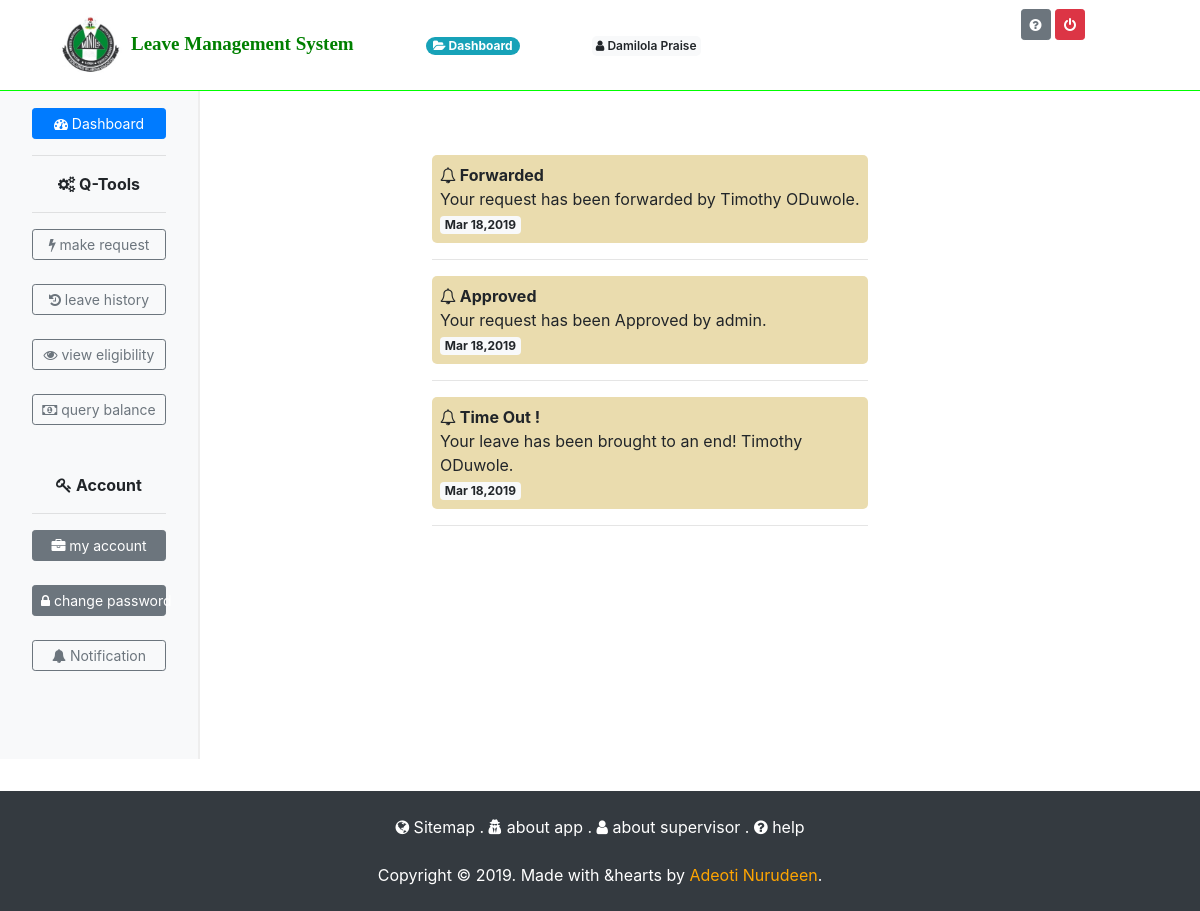
Page /staff/notification.php (signed in) on the committed database.
### tables this page shows
CREATE TABLE IF NOT EXISTS `notification` (
  `ref` int(11) NOT NULL AUTO_INCREMENT,
  `subject` text NOT NULL,
  `msg` text NOT NULL,
  `sender_ref` varchar(100) NOT NULL,
  `sender_name` varchar(100) NOT NULL,
  `receiver_ref` varchar(100) NOT NULL,
  `date` varchar(100) NOT NULL,
  PRIMARY KEY (`ref`)
);

### staff/notification.php (the view, shortened to what this page needs)
<!DOCTYPE html>
<html>
<head>
			<link rel="stylesheet" href="../boot/css/bootstrap.min.css" media="all"/>
			<link rel="stylesheet" href="../font-awesome/css/font-awesome.min.css"/>
</head>
<body>
	<div class="container-fluid">
		<div class="row">
				<?php require("header.php"); ?>
				<?php require("myleft.php"); ?>
					<div class="col-md-2 col-sm-2"></div>
				<div class="col-sm-5 jumbotron bg-white col-md-5">
							<article>
								<?php
									require("../config/config.php");
										$fetch_notific = $con -> prepare("SELECT * FROM notification WHERE receiver_ref = ?");
										if($fetch_notific -> execute(array($_SESSION['sid_ref']))){
											if($fetch_notific -> rowCount() > 0){
												$fetch_notific -> setFetchMode(PDO::FETCH_ASSOC);
													while($row = $fetch_notific -> fetch()){
														$subject = $row['subject'];
														$msg = $row['msg'];
														$datesx = $row['date'];
															?>
															<div style="padding:8px; background:#eadcae; border-radius:5px;">
															<b><i class="fa fa-bell-o"></i> <?php echo $subject; ?> </b>	<article><?php echo $msg;?></article>
																<span class="badge badge-light"><?php echo $datesx; ?></span>
															</div><hr/>
															<?php
													}
											}else{
												echo "<center><b>You've gotten no notification!</b></center>";
											}
										}else{
											echo "ERROR OCCURRED";
										}
								?>
							</article>
				</div>
				<div class="col-md-1"></div>
				<?php require("footer.php"); ?>
	</div>
	</div>
</body>
</html>

### rows in the picture
notification: subject "Forwarded", msg "Your request has been forwarded by Timothy ODuwole.", date "Mar 18,2019"
notification: subject "Approved", msg "Your request has been Approved by admin.", date "Mar 18,2019"
notification: subject "Time Out !", msg "Your leave has been brought to an end! Timothy ODuwole.", date "Mar 18,2019"

### other values in the picture
$_SESSION['sid_fname'] "Damilola"
$_SESSION['sid_lname'] "Praise"
